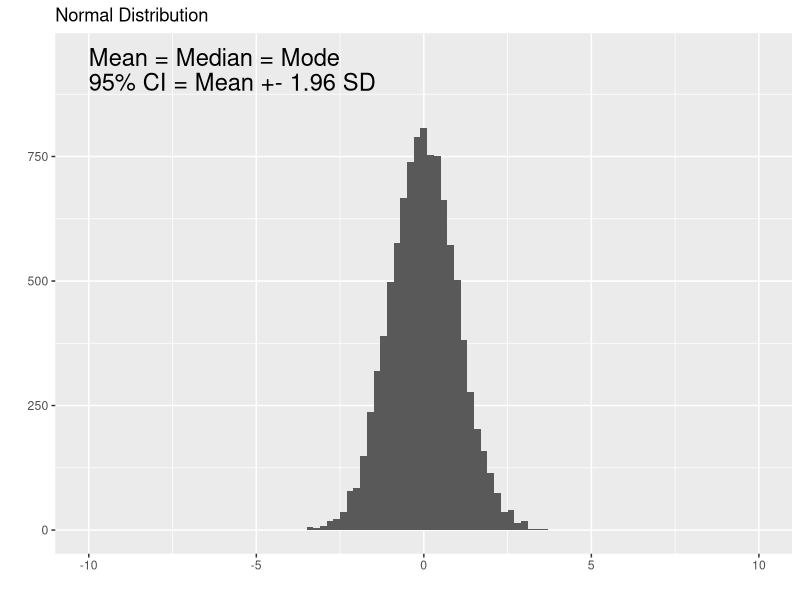
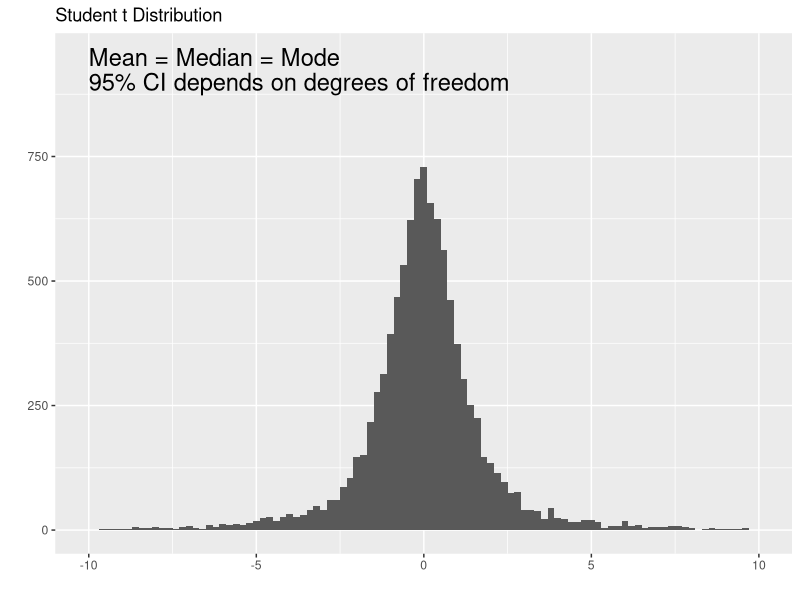
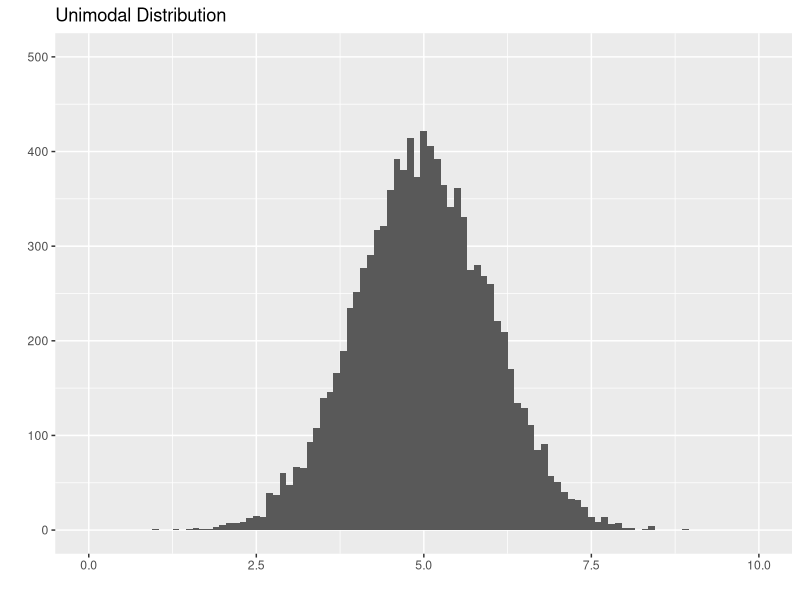
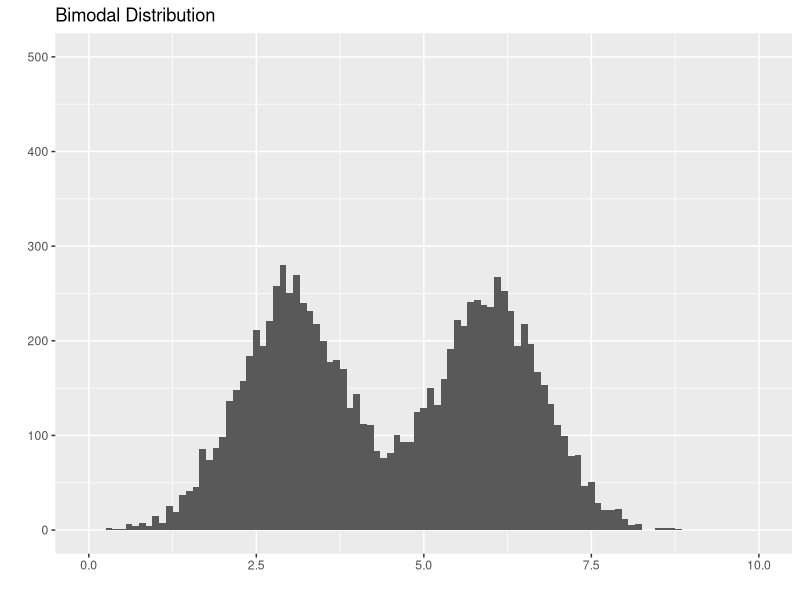
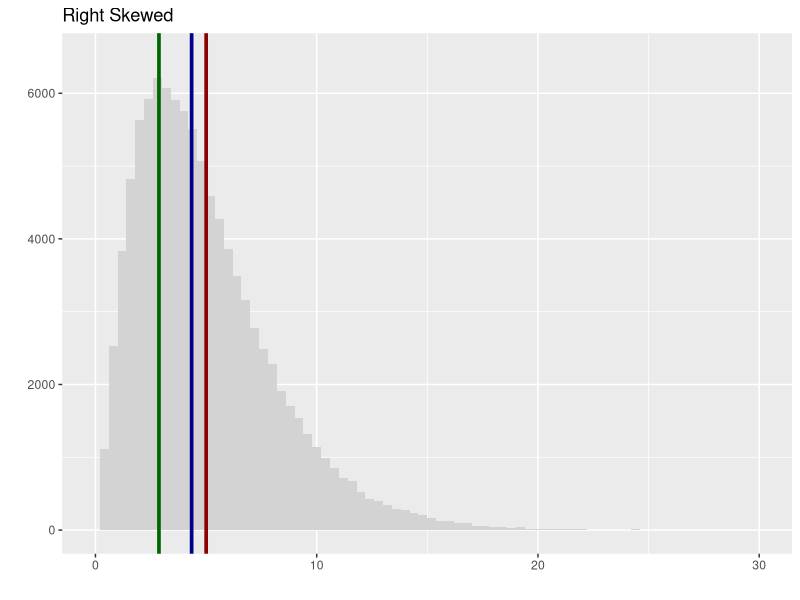
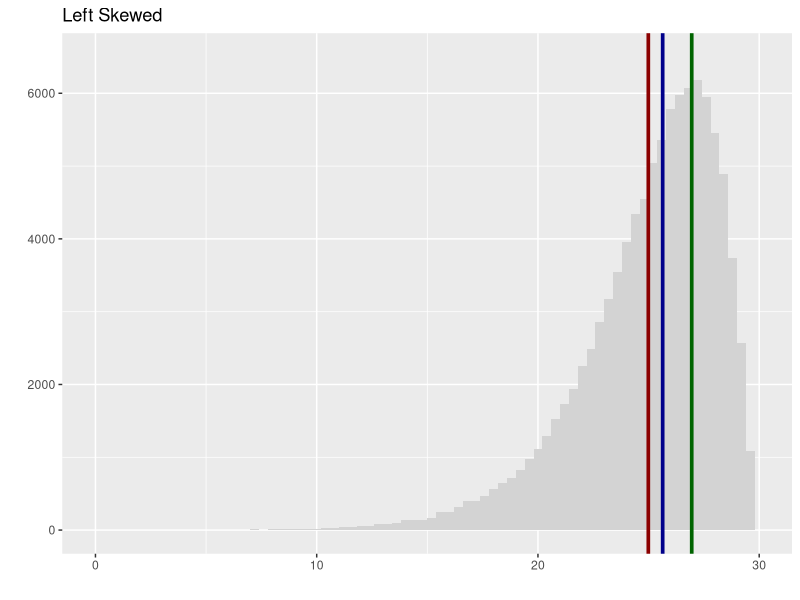

Generate these figures, in order, with R:
## ---- chunk 1
library(ggplot2)
library(cowplot)
norm <- rnorm(10000, sd = 1)
ggplot(data.frame(data = norm), aes(data)) + 
  geom_histogram(binwidth = 0.2) + 
  xlim(-10, 10) + 
  ylim(0, 950) +
  ggtitle("Normal Distribution") + 
  labs(x="", y="") +
  annotate("text", x = -10, y = 950, label = "Mean = Median = Mode", size=6, hjust = 0) +
  annotate("text", x = -10, y = 900, label = "95% CI = Mean +- 1.96 SD", size=6, hjust = 0)
## ---- chunk 2
library(ggplot2)
library(cowplot)
studentt <- rt(10000, df=2)
ggplot(data.frame(data = studentt), aes(data)) + 
  geom_histogram(binwidth = 0.2)  + 
  xlim(-10, 10) + 
  ylim(0, 950) +
  ggtitle("Student t Distribution") + 
  labs(x="", y="") +
  annotate("text", x = -10, y = 950, label = "Mean = Median = Mode", size=6, hjust = 0) +
  annotate("text", x = -10, y = 900, label = "95% CI depends on degrees of freedom", size=6, hjust = 0)
## ---- chunk 3
library(ggplot2)
library(cowplot)
norm <- rnorm(10000, mean = 5, sd = 1)
ggplot(data.frame(data = norm), aes(data)) + 
  geom_histogram(binwidth = 0.1) + 
  xlim(0, 10) + 
  ylim(0, 500) +
  ggtitle("Unimodal Distribution") + 
  labs(x="", y="")
## ---- chunk 4
library(ggplot2)
library(cowplot)
norm1 <- rnorm(5000, mean = 3, sd = 0.8)
norm2 <- rnorm(5000, mean = 6, sd = 0.8)
ggplot(data.frame(data = c(norm1, norm2)), aes(data)) + 
  geom_histogram(binwidth = 0.1) + 
  xlim(0, 10) + 
  ylim(0, 500) +
  ggtitle("Bimodal Distribution") + 
  labs(x="", y="")
## ---- chunk 5
library(ggplot2)
library(cowplot)
Mode <- function(x) {
  ux <- unique(x)
  ux[which.max(tabulate(match(x, ux)))]
}
r.skew <- rchisq(100000, df = 5)
ggplot(data.frame(data = r.skew), aes(data)) +
  geom_histogram(binwidth = 0.4, fill = 'lightgray') + 
  geom_vline(xintercept = mean(r.skew), color = 'darkred', lwd = 1.25) +
  geom_vline(xintercept = median(r.skew), color = 'darkblue', lwd = 1.25) +
  geom_vline(xintercept = Mode(round(r.skew, digits = 2)), color = 'darkgreen', lwd = 1.25) +
  xlim(0, 30) + 
  ylim(0, 6500) +
  ggtitle("Right Skewed") + 
  labs(x="", y="")
## ---- chunk 6
library(ggplot2)
library(cowplot)
Mode <- function(x) {
  ux <- unique(x)
  ux[which.max(tabulate(match(x, ux)))]
}
l.skew <- 30 - rchisq(100000, df = 5)
ggplot(data.frame(data = l.skew), aes(data)) + 
  geom_histogram(binwidth = 0.4, fill = 'lightgray') + 
  geom_vline(xintercept = mean(l.skew), color = 'darkred', lwd = 1.25) +
  geom_vline(xintercept = median(l.skew), color = 'darkblue', lwd = 1.25) +
  geom_vline(xintercept = Mode(round(l.skew, digits = 2)), color = 'darkgreen', lwd = 1.25) +
  xlim(0, 30) + 
  ylim(0, 6500) +
  ggtitle("Left Skewed") + 
  labs(x="", y="")
